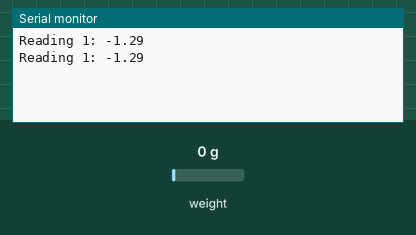
Simulated run of this sketch. Board: Arduino Uno, built with avr-gcc and run on an emulated ATmega328P. On the bench: the last lines printed to the serial monitor. The inputs (shaded band) are chosen by the test bench; at power-on: weight on the scale 0 g.

Above: at 2.0 s.
2.1 s: weight on the scale set to 100 g
At 3.2 s:
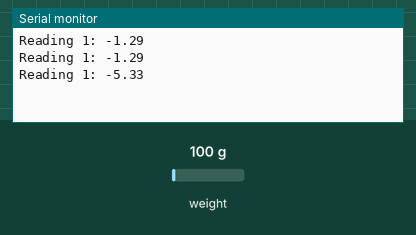
3.6 s: weight on the scale set to 1250 g
At 5.4 s:
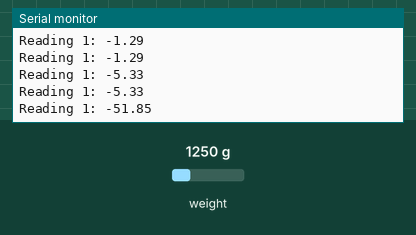
Timing chart, 0 to 6.9 s (numbered marks = the images above; inputs shaded):
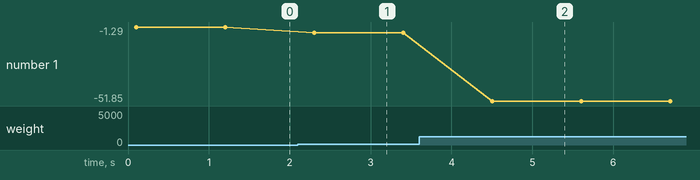

Measured:
- after the input at 2.1 s, the serial monitor: prints a new line after 0.20 s (image 1)
- after the input at 3.6 s, the serial monitor: prints a new line after 0.90 s (image 2)
- plotted number 1: -1.29 → -5.33 after the input at 2.1 s, -5.33 → -51.85 after the input at 3.6 s

The sketch:

test1_loadcell.ino
```cpp
#include "HX711.h"

// HX711 circuit wiring
#define LOADCELL_DOUT_PIN1  3
#define LOADCELL_SCK_PIN    13
// #define LOADCELL_DOUT_PIN2  5

HX711 scale1;
// HX711 scale2;

void setup() {
  Serial.begin(9600);

  // Initialize the first HX711 module
  scale1.begin(LOADCELL_DOUT_PIN1, LOADCELL_SCK_PIN);
  // Initialize the second HX711 module
  // scale2.begin(LOADCELL_DOUT_PIN2, LOADCELL_SCK_PIN);
}

void loop() {
  if (scale1.is_ready()) {
    long reading1 = scale1.read();
    Serial.print("Reading 1: ");
    //Gives readings in newtons
    Serial.println(((reading1+11830.91432490605)/-10.38429025)/1000-0.15);
    //Serial.println(reading1);
  } else {
    Serial.println("HX711 not found (scale 1).");
  }
  delay(1000); // Wait for a second
}
```
